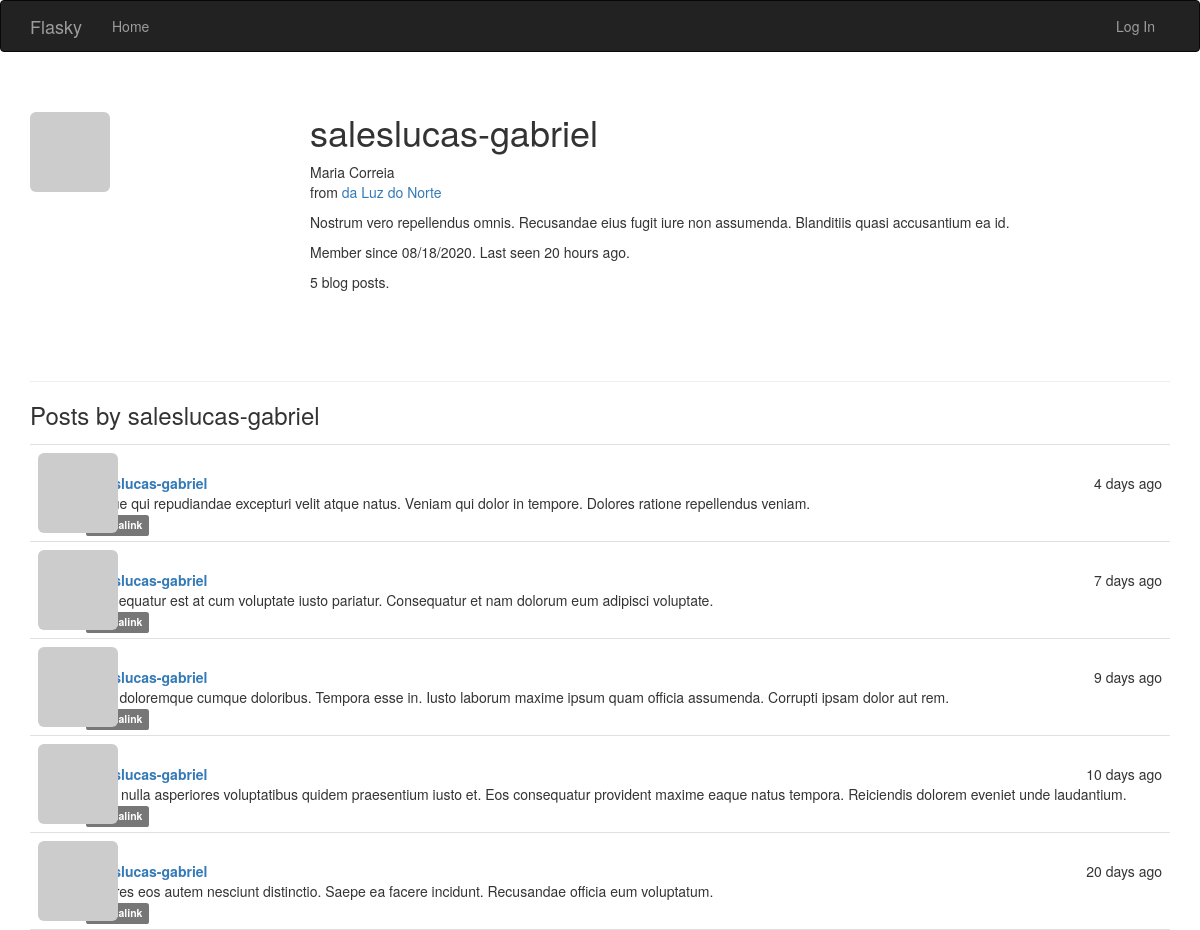
Page /user/saleslucas-gabriel on the committed database.
### app/models.py (models this page shows, shortened)
class User(UserMixin, db.Model):
    __tablename__ = 'users'
    id = db.Column(db.Integer, primary_key=True)
    email = db.Column(db.String(64), unique=True, index=True)
    username = db.Column(db.String(64), unique=True, index=True)
    name = db.Column(db.String(64))
    location = db.Column(db.String(64))
    about_me = db.Column(db.Text())
    member_since = db.Column(db.DateTime(), default=datetime.utcnow)
    last_seen = db.Column(db.DateTime(), default=datetime.utcnow)
    confirmed = db.Column(db.Boolean, default=False)
    password_hash = db.Column(db.String(128))
    avatar_hash = db.Column(db.String(32))
    role_id = db.Column(db.Integer, db.ForeignKey('roles.id'))
    posts = db.relationship('Post', backref='author', lazy='dynamic')
    @ property
    def password(self):
        raise AttributeError('password is not a readable attribute')
    def gravatar(self, size=100, default='identicon', rating='g'):
        if request.is_secure:
            url = 'https://secure.gravatar.com/avatar'
        else:
            url = 'http://secure.gravatar.com/avatar'
        hash = self.avatar_hash or self.gravatar_hash()
        return f'{url}/{hash}?s={size}&d={default}&r={rating}'

class Post(db.Model):
    __tablename__ = 'posts'
    id = db.Column(db.Integer, primary_key=True)
    body = db.Column(db.Text)
    body_html = db.Column(db.Text)
    timestamp = db.Column(db.DateTime, index=True, default=datetime.utcnow)
    author_id = db.Column(db.Integer, db.ForeignKey('users.id'))

### app/main/views.py (the view)
@main.route('/user/<username>')
def user(username):
    user = User.query.filter_by(username=username).first()
    if user is None:
        abort(404)
    posts = user.posts.order_by(Post.timestamp.desc()).all()
    return render_template('user.html', user=user, posts=posts)

### app/auth/views.py (called while the page is built)
@auth.before_app_request
def before_request():
    if current_user.is_authenticated:
        current_user.ping()
        if (not current_user.confirmed
                and request.endpoint
                and request.blueprint != 'auth'
                and request.endpoint != 'static'):
            return redirect(url_for('auth.unconfirmed'))

### app/main/__init__.py (called while the page is built)
@main.app_context_processor
def inject_permissions():
    return dict(Permission=Permission)

### app/models.py (called while the page is built)
    def is_administrator(self):
        return False

### app/templates/user.html (shortened to what this page needs)
{% extends "base.html" %}
{% block page_content %}
<div class="page-header">
    <img class="img-rounded profile-thumbnail" src="{{ user.gravatar(size=256) }}">
    <div class="profile-header">
        <h1>{{ user.username }}</h1>
        {% if user.name or user.location %}
        <p>
            {% if user.name %}{{ user.name }}<br>{% endif %}
            {% if user.location %}
                from <a href="http://maps.google.com/?q={{ user.location }}">{{ user.location }}</a><br>
            {% endif %}
        </p>
        {% endif %}
        {% if user.about_me %}<p>{{ user.about_me }}</p>{% endif %}
        <p>Member since {{ moment(user.member_since).format('L') }}. Last seen {{ moment(user.last_seen).fromNow() }}.</p>
        <p>{{ user.posts.count() }} blog posts.</p>
    </div>
</div>
<h3>Posts by {{ user.username }}</h3>
{% include '_posts.html' %}
{% endblock %}

### app/templates/_posts.html (shortened to what this page needs)
<ul class="posts">
    {% for post in posts %}
    <li class="post">
        <div class="post-thumbnail">
            <a href="{{ url_for('.user', username=post.author.username) }}">
                <img class="img-rounded profile-thumbnail" src="{{ post.author.gravatar(size=40) }}">
            </a>
        </div>x
        <div class="post-content">
            <div class="post-date">{{ moment(post.timestamp).fromNow() }}</div>
            <div class="post-author"><a href="{{ url_for('.user', username=post.author.username) }}">{{ post.author.username }}</a></div>
            <div class="post-body">
                {% if post.body_html %}
                    {{ post.body_html | safe }}
                {% else %}
                    {{ post.body }}
                {% endif %}
            </div>
            <div class="post-footer">
                <a href="{{ url_for('.post', id=post.id) }}">
                    <span class="label label-default">Permalink</span>
                </a>
            </div>
        </div>
    </li>
    {% endfor %}
</ul>

### app/static/styles.css (style rules this page uses)
.profile-thumbnail { position: absolute; }
.profile-header { min-height: 260px; margin-left: 280px; }
ul.posts { list-style-type: none; padding: 0px; margin: 16px 0px 0px 0px; border-top: 1px solid #e0e0e0; }
ul.posts li.post { padding: 8px; border-bottom: 1px solid #e0e0e0; }
div.post-date { float: right; }
div.post-author { font-weight: bold; }
div.post-thumbnail { position: absolute; }
div.post-content { margin-left: 48px; min-height: 48px; }

### rows in the picture
User: username "saleslucas-gabriel", name "Maria Correia", location "da Luz do Norte", about_me "Nostrum vero repellendus omnis. Recusandae eius fugit iure non assumenda. Blanditiis quasi accusantium ea id.", member_since "08/18/2020", last_seen "20 hours ago"
Post: timestamp "4 days ago", author.username "saleslucas-gabriel", body "Neque qui repudiandae excepturi velit atque natus. Veniam qui dolor in tempore. Dolores ratione repellendus veniam."
Post: timestamp "7 days ago", author.username "saleslucas-gabriel", body "Consequatur est at cum voluptate iusto pariatur. Consequatur et nam dolorum eum adipisci voluptate."
Post: timestamp "9 days ago", author.username "saleslucas-gabriel", body "Nam doloremque cumque doloribus. Tempora esse in. Iusto laborum maxime ipsum quam officia assumenda. Corrupti ipsam dolor aut rem."
Post: timestamp "10 days ago", author.username "saleslucas-gabriel", body "Esse nulla asperiores voluptatibus quidem praesentium iusto et. Eos consequatur provident maxime eaque natus tempora. Reiciendis dolorem eveniet unde laudantium."
Post: timestamp "20 days ago", author.username "saleslucas-gabriel", body "Dolores eos autem nesciunt distinctio. Saepe ea facere incidunt. Recusandae officia eum voluptatum."

### other values in the picture
{{ user.posts.count() }} "5"
